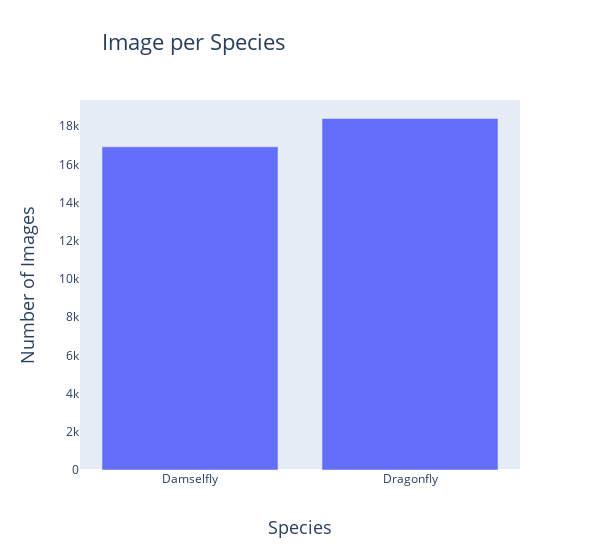

Source (notebook cell):
### Code cell
drg_path = r'D:\Linnaeus_models\dragon\\'
dmsl_path = r'D:\Linnaeus_models\damsel\\'

drgn_train = len(np.load(f'{drg_path}train\\dragon_train.npy'))
drgn_test = len(np.load(f'{drg_path}test\\dragon_test.npy'))
dmsl_train = len(np.load(f'{dmsl_path}train\\damsel_train.npy'))
dmsl_test = len(np.load(f'{dmsl_path}test\\damsel_test.npy'))

# display how many images after image preprocessing  
x = ['Damselfly', 'Dragonfly']
y = [dmsl_train+dmsl_test, drgn_train+drgn_test]

hlf.plot_bar_graph(x, y, 'Image per Species','Number of Images', 'Species')

### Figure 1 — Plotly figure (JSON) as saved in the notebook; plotly's stock layout.template omitted (floating-point values rounded to 4 significant figures)
{"data": [{"type": "bar", "x": ["Damselfly", "Dragonfly"], "y": [16923, 18407]}], "layout": {"autosize": false, "height": 550, "title": {"font": {"size": 22}, "text": "Image per Species", "xref": "paper"}, "width": 600, "xaxis": {"showgrid": false, "title": {"font": {"size": 18}, "text": "Species"}}, "yaxis": {"automargin": true, "showgrid": false, "title": {"font": {"size": 18}, "text": "Number of Images"}}}}
